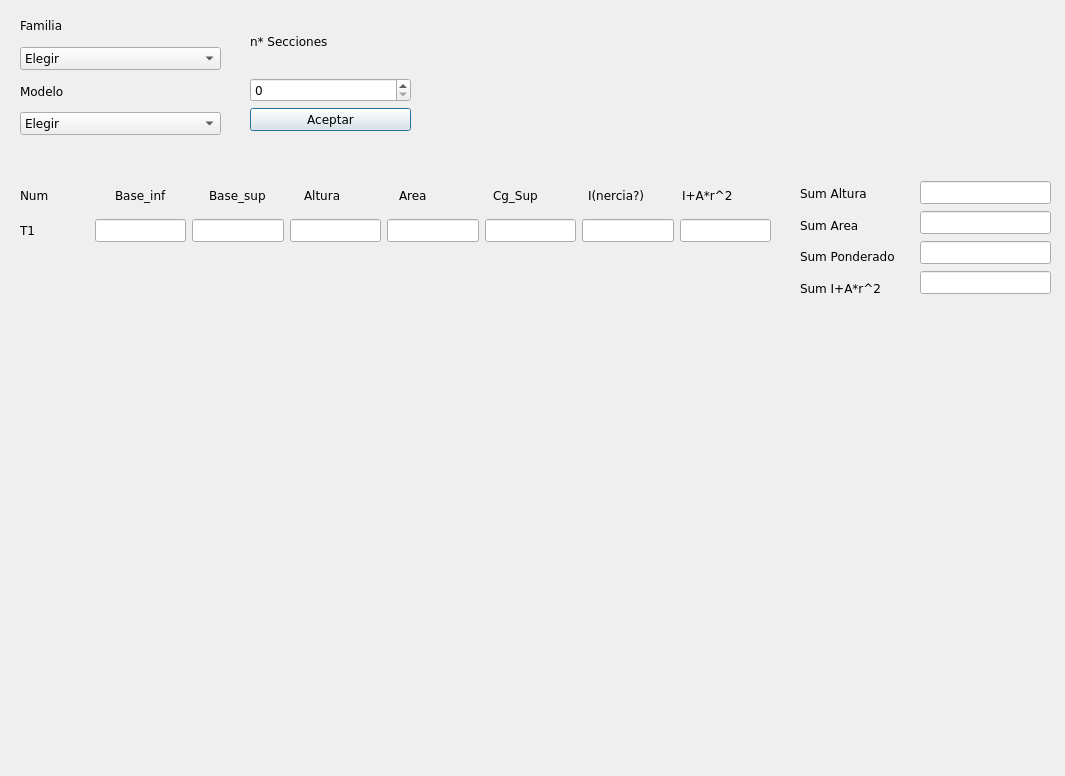
<?xml version="1.0" encoding="UTF-8"?>
<ui version="4.0">
 <class>Dialog</class>
 <widget class="QDialog" name="Dialog">
  <property name="geometry">
   <rect>
    <x>0</x>
    <y>0</y>
    <width>1065</width>
    <height>776</height>
   </rect>
  </property>
  <property name="font">
   <font>
    <family>Verdana</family>
    <italic>false</italic>
    <bold>false</bold>
   </font>
  </property>
  <property name="windowTitle">
   <string>Dialog</string>
  </property>
  <widget class="QWidget" name="verticalLayoutWidget">
   <property name="geometry">
    <rect>
     <x>20</x>
     <y>10</y>
     <width>201</width>
     <height>125</height>
    </rect>
   </property>
   <layout class="QVBoxLayout" name="verticalLayout_2">
    <item>
     <widget class="QLabel" name="label_familia">
      <property name="text">
       <string>Familia</string>
      </property>
     </widget>
    </item>
    <item>
     <widget class="QComboBox" name="combo_familia">
      <item>
       <property name="text">
        <string>Elegir</string>
       </property>
      </item>
      <item>
       <property name="text">
        <string>VI</string>
       </property>
      </item>
      <item>
       <property name="text">
        <string>VF</string>
       </property>
      </item>
     </widget>
    </item>
    <item>
     <widget class="QLabel" name="label_modelo">
      <property name="text">
       <string>Modelo</string>
      </property>
     </widget>
    </item>
    <item>
     <widget class="QComboBox" name="combo_modelo">
      <item>
       <property name="text">
        <string>Elegir</string>
       </property>
      </item>
      <item>
       <property name="text">
        <string>4120</string>
       </property>
      </item>
      <item>
       <property name="text">
        <string>9kjahsd</string>
       </property>
      </item>
     </widget>
    </item>
   </layout>
  </widget>
  <widget class="QWidget" name="verticalLayoutWidget_2">
   <property name="geometry">
    <rect>
     <x>250</x>
     <y>10</y>
     <width>161</width>
     <height>121</height>
    </rect>
   </property>
   <layout class="QVBoxLayout" name="verticalLayout_3">
    <item>
     <widget class="QLabel" name="label_cant">
      <property name="text">
       <string>n* Secciones</string>
      </property>
     </widget>
    </item>
    <item>
     <widget class="QSpinBox" name="spin_cant"/>
    </item>
    <item>
     <widget class="QPushButton" name="btn_acpt_cant">
      <property name="text">
       <string>Aceptar</string>
      </property>
     </widget>
    </item>
   </layout>
  </widget>
  <widget class="QWidget" name="horizontalLayoutWidget">
   <property name="geometry">
    <rect>
     <x>20</x>
     <y>180</y>
     <width>751</width>
     <height>31</height>
    </rect>
   </property>
   <layout class="QHBoxLayout" name="horizontalLayout">
    <item>
     <widget class="QLabel" name="label_name">
      <property name="text">
       <string>Num</string>
      </property>
     </widget>
    </item>
    <item>
     <widget class="QLabel" name="label_bi">
      <property name="text">
       <string>Base_inf</string>
      </property>
     </widget>
    </item>
    <item>
     <widget class="QLabel" name="label_bs">
      <property name="text">
       <string>Base_sup</string>
      </property>
     </widget>
    </item>
    <item>
     <widget class="QLabel" name="label_altura">
      <property name="text">
       <string>Altura</string>
      </property>
     </widget>
    </item>
    <item>
     <widget class="QLabel" name="label_area">
      <property name="text">
       <string>Area</string>
      </property>
     </widget>
    </item>
    <item>
     <widget class="QLabel" name="label_cg">
      <property name="text">
       <string>Cg_Sup</string>
      </property>
     </widget>
    </item>
    <item>
     <widget class="QLabel" name="label_inercia">
      <property name="text">
       <string>I(nercia?)</string>
      </property>
     </widget>
    </item>
    <item>
     <widget class="QLabel" name="label_op">
      <property name="text">
       <string>I+A*r^2</string>
      </property>
     </widget>
    </item>
   </layout>
  </widget>
  <widget class="QWidget" name="horizontalLayoutWidget_2">
   <property name="geometry">
    <rect>
     <x>20</x>
     <y>210</y>
     <width>751</width>
     <height>41</height>
    </rect>
   </property>
   <layout class="QHBoxLayout" name="horizontalLayout_2">
    <item>
     <widget class="QLabel" name="t1_name">
      <property name="text">
       <string>T1              </string>
      </property>
     </widget>
    </item>
    <item>
     <widget class="QLineEdit" name="t1_bi"/>
    </item>
    <item>
     <widget class="QLineEdit" name="t1_bs"/>
    </item>
    <item>
     <widget class="QLineEdit" name="t1_altura"/>
    </item>
    <item>
     <widget class="QLineEdit" name="t1_area"/>
    </item>
    <item>
     <widget class="QLineEdit" name="t1_cg"/>
    </item>
    <item>
     <widget class="QLineEdit" name="t1_inercia"/>
    </item>
    <item>
     <widget class="QLineEdit" name="t1_op"/>
    </item>
   </layout>
  </widget>
  <widget class="QWidget" name="verticalLayoutWidget_3">
   <property name="geometry">
    <rect>
     <x>800</x>
     <y>180</y>
     <width>121</width>
     <height>121</height>
    </rect>
   </property>
   <layout class="QVBoxLayout" name="verticalLayout_4">
    <item>
     <widget class="QLabel" name="label_sum_altura">
      <property name="text">
       <string>Sum Altura</string>
      </property>
     </widget>
    </item>
    <item>
     <widget class="QLabel" name="label_sum_area">
      <property name="text">
       <string>Sum Area</string>
      </property>
     </widget>
    </item>
    <item>
     <widget class="QLabel" name="label_sum_ponderado">
      <property name="text">
       <string>Sum Ponderado</string>
      </property>
     </widget>
    </item>
    <item>
     <widget class="QLabel" name="label_sum_op">
      <property name="text">
       <string>Sum I+A*r^2</string>
      </property>
     </widget>
    </item>
   </layout>
  </widget>
  <widget class="QWidget" name="verticalLayoutWidget_4">
   <property name="geometry">
    <rect>
     <x>920</x>
     <y>180</y>
     <width>131</width>
     <height>116</height>
    </rect>
   </property>
   <layout class="QVBoxLayout" name="verticalLayout_5">
    <item>
     <widget class="QLineEdit" name="result_sum_altura">
      <property name="readOnly">
       <bool>true</bool>
      </property>
     </widget>
    </item>
    <item>
     <widget class="QLineEdit" name="result_sum_area">
      <property name="readOnly">
       <bool>true</bool>
      </property>
     </widget>
    </item>
    <item>
     <widget class="QLineEdit" name="result_sum_ponderado">
      <property name="readOnly">
       <bool>true</bool>
      </property>
     </widget>
    </item>
    <item>
     <widget class="QLineEdit" name="result_sum_op">
      <property name="readOnly">
       <bool>true</bool>
      </property>
     </widget>
    </item>
   </layout>
  </widget>
  <widget class="QWidget" name="verticalLayoutWidget_5">
   <property name="geometry">
    <rect>
     <x>20</x>
     <y>250</y>
     <width>751</width>
     <height>441</height>
    </rect>
   </property>
   <layout class="QVBoxLayout" name="layout_nuevas_row"/>
  </widget>
 </widget>
 <resources/>
 <connections/>
</ui>
